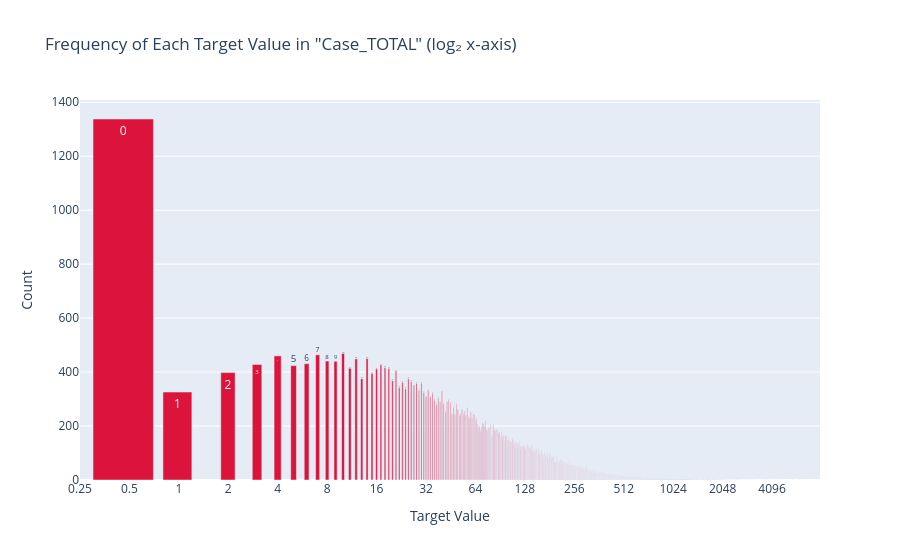

The notebook cell this image was saved under:
### Code cell
plot_log2_frequency(dataset, 'Case_TOTAL')

### Figure 1 — Plotly figure (JSON) as saved in the notebook; plotly's stock layout.template omitted (floating-point values rounded to 4 significant figures; data arrays with more than 128 entries replaced by an {"elided": "..."} marker saying what was removed)
{"data": [{"hovertemplate": "Value: %{text}<br>Count: %{y}<extra></extra>", "marker": {"color": "crimson"}, "text": {"elided": "1397 str values"}, "type": "bar", "x": {"elided": "1397 float values"}, "y": {"elided": "1397 int values"}}], "layout": {"title": {"text": "Frequency of Each Target Value in \"Case_TOTAL\" (log₂ x-axis)"}, "xaxis": {"dtick": 0.301, "title": {"text": "Target Value"}, "type": "log"}, "yaxis": {"title": {"text": "Count"}}}}
